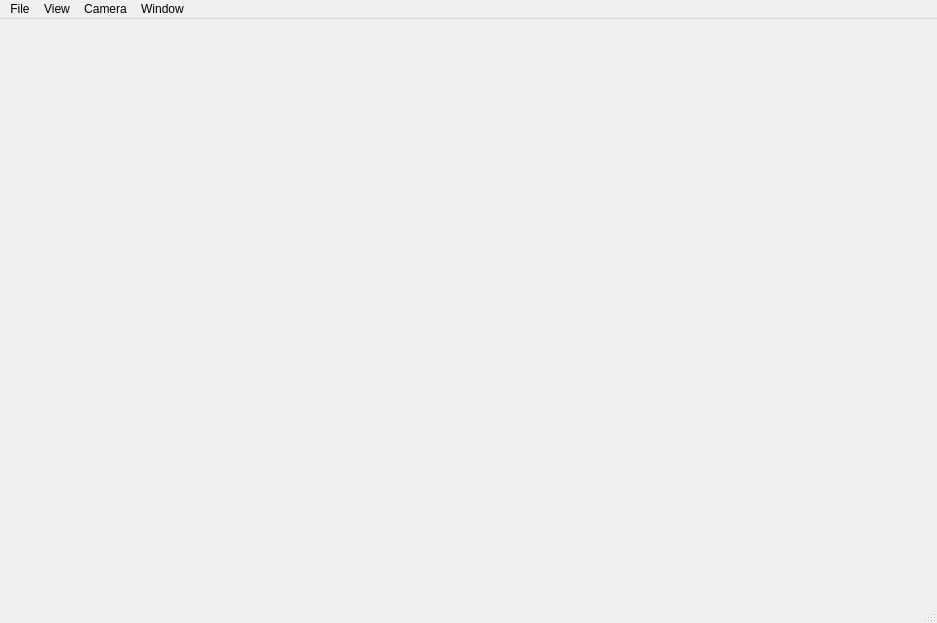
<?xml version="1.0" encoding="UTF-8"?>
<ui version="4.0">
 <class>MainWindow</class>
 <widget class="QMainWindow" name="MainWindow">
  <property name="geometry">
   <rect>
    <x>0</x>
    <y>0</y>
    <width>937</width>
    <height>623</height>
   </rect>
  </property>
  <property name="windowTitle">
   <string>MainWindow</string>
  </property>
  <widget class="QWidget" name="centralWidget"/>
  <widget class="QMenuBar" name="menuBar">
   <property name="geometry">
    <rect>
     <x>0</x>
     <y>0</y>
     <width>937</width>
     <height>38</height>
    </rect>
   </property>
   <widget class="QMenu" name="menuFile">
    <property name="title">
     <string>File</string>
    </property>
    <addaction name="actionOpen"/>
    <addaction name="actionLoad_From_Folder"/>
    <addaction name="actionSaveOgreMesh"/>
    <addaction name="separator"/>
    <addaction name="actionBatchConverter"/>
    <addaction name="separator"/>
    <addaction name="actionExit"/>
    <addaction name="actionUnload"/>
   </widget>
   <widget class="QMenu" name="menuWindows">
    <property name="title">
     <string>Window</string>
    </property>
   </widget>
   <widget class="QMenu" name="menuCamera">
    <property name="title">
     <string>Camera</string>
    </property>
    <addaction name="actionResetCamera"/>
   </widget>
   <widget class="QMenu" name="menuView">
    <property name="title">
     <string>View</string>
    </property>
    <widget class="QMenu" name="menuBackground">
     <property name="title">
      <string>Background</string>
     </property>
     <addaction name="actionBgEnv"/>
     <addaction name="actionBgIrradiance"/>
     <addaction name="actionBgBlack"/>
    </widget>
    <addaction name="menuBackground"/>
   </widget>
   <addaction name="menuFile"/>
   <addaction name="menuView"/>
   <addaction name="menuCamera"/>
   <addaction name="menuWindows"/>
  </widget>
  <widget class="QStatusBar" name="statusBar"/>
  <action name="actionOpen">
   <property name="text">
    <string>Open...</string>
   </property>
   <property name="shortcut">
    <string>Ctrl+S</string>
   </property>
  </action>
  <action name="actionResetCamera">
   <property name="text">
    <string>Reset Camera</string>
   </property>
  </action>
  <action name="actionSaveOgreMesh">
   <property name="text">
    <string>Save as Ogre Mesh</string>
   </property>
   <property name="shortcut">
    <string>Ctrl+S</string>
   </property>
  </action>
  <action name="actionExit">
   <property name="text">
    <string>Exit</string>
   </property>
  </action>
  <action name="actionBatchConverter">
   <property name="text">
    <string>Batch Converter</string>
   </property>
  </action>
  <action name="actionLoad_From_Folder">
   <property name="text">
    <string>Open Folder...</string>
   </property>
  </action>
  <action name="actionBgIrradiance">
   <property name="text">
    <string>Irradiance</string>
   </property>
  </action>
  <action name="actionBgEnv">
   <property name="text">
    <string>Environment</string>
   </property>
  </action>
  <action name="actionBgBlack">
   <property name="text">
    <string>Black</string>
   </property>
  </action>
  <action name="actionUnload">
   <property name="text">
    <string>Unload</string>
   </property>
  </action>
 </widget>
 <layoutdefault spacing="6" margin="11"/>
 <resources/>
 <connections/>
</ui>
